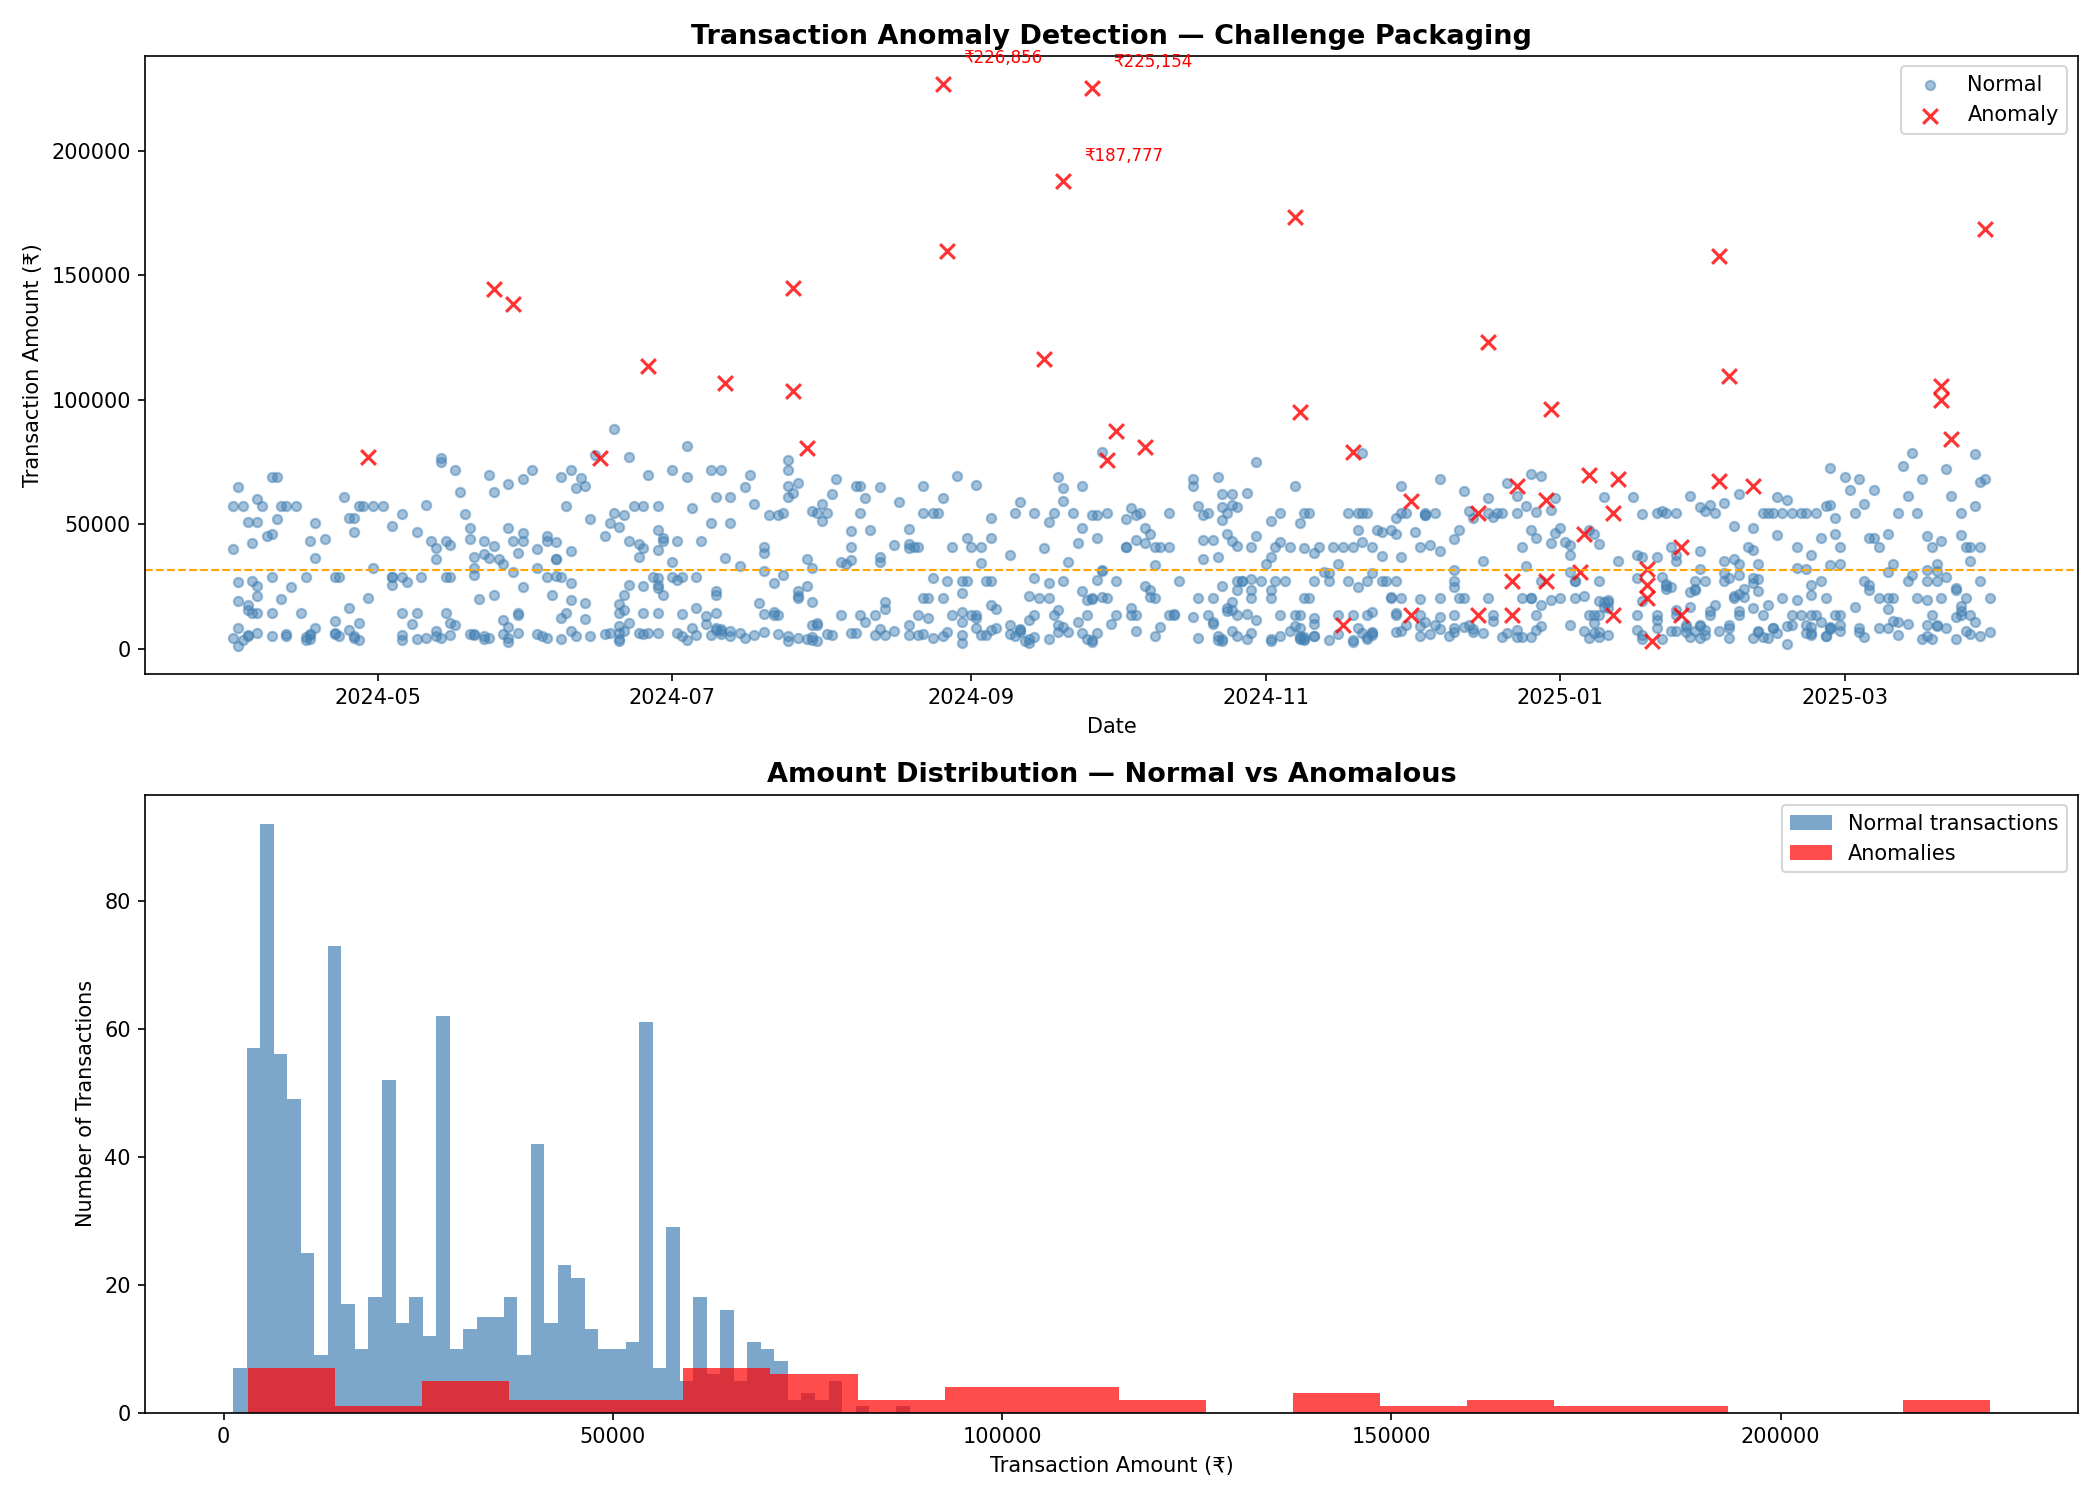

Source code (Python):

import pandas as pd
import numpy as np
import matplotlib.pyplot as plt
import seaborn as sns
from sklearn.ensemble import IsolationForest

# ── Load data ──
df = pd.read_csv(r'C:\Users\divya\Documents\challenge-packaging-analysis\data\day_book_clean.csv')
df['Date'] = pd.to_datetime(df['Date'])

# ── Filter Sales only ──
sales = df[df['Txn_Category'] == 'Sales'].copy()
sales = sales[sales['Debit_Amount'] > 0].copy()

print("Sales transactions to scan:", len(sales))
print("Average transaction: ₹", round(sales['Debit_Amount'].mean(), 0))
print("Max transaction: ₹", round(sales['Debit_Amount'].max(), 0))
print("Min transaction: ₹", round(sales['Debit_Amount'].min(), 0))

# ── Prepare features for the model ──
sales['Month'] = sales['Date'].dt.month
sales['Day_of_Week'] = sales['Date'].dt.dayofweek  # 0=Monday, 6=Sunday

features = sales[['Debit_Amount', 'Month', 'Day_of_Week']].values

# ── Train Isolation Forest ──
model = IsolationForest(
    contamination=0.05,  # expect 5% of transactions to be anomalies
    random_state=42
)
model.fit(features)

# ── Predict: -1 = anomaly, 1 = normal ──
sales['Anomaly'] = model.predict(features)
sales['Anomaly_Score'] = model.score_samples(features)

# ── Separate anomalies ──
anomalies = sales[sales['Anomaly'] == -1].copy()
normal = sales[sales['Anomaly'] == 1].copy()

print(f"Total transactions scanned: {len(sales)}")
print(f"Normal transactions: {len(normal)}")
print(f"Anomalies detected: {len(anomalies)}")
print(f"\n── Top 10 Suspicious Transactions ──")
print(anomalies[['Date','Particulars','Debit_Amount','Anomaly_Score']]
      .sort_values('Debit_Amount', ascending=False)
      .head(10)
      .to_string())

# ── Draw the Anomaly Chart ──
fig, (ax1, ax2) = plt.subplots(2, 1, figsize=(14, 10))

# ── Chart 1: Scatter plot — normal vs anomaly ──
ax1.scatter(normal['Date'], normal['Debit_Amount'],
            c='steelblue', alpha=0.5, s=20, label='Normal')
ax1.scatter(anomalies['Date'], anomalies['Debit_Amount'],
            c='red', alpha=0.8, s=50, marker='x', label='Anomaly')

ax1.set_title('Transaction Anomaly Detection — Challenge Packaging',
              fontsize=13, fontweight='bold')
ax1.set_xlabel('Date')
ax1.set_ylabel('Transaction Amount (₹)')
ax1.legend()
ax1.axhline(y=sales['Debit_Amount'].mean(),
            color='orange', linestyle='--',
            linewidth=1, label='Average')

# Annotate top 3 anomalies
top3 = anomalies.sort_values('Debit_Amount', ascending=False).head(3)
for _, row in top3.iterrows():
    ax1.annotate(f"₹{row['Debit_Amount']:,.0f}",
                xy=(row['Date'], row['Debit_Amount']),
                xytext=(10, 10), textcoords='offset points',
                fontsize=8, color='red')

# ── Chart 2: Distribution — normal vs anomaly ──
ax2.hist(normal['Debit_Amount'], bins=50,
         color='steelblue', alpha=0.7, label='Normal transactions')
ax2.hist(anomalies['Debit_Amount'], bins=20,
         color='red', alpha=0.7, label='Anomalies')

ax2.set_title('Amount Distribution — Normal vs Anomalous',
              fontsize=13, fontweight='bold')
ax2.set_xlabel('Transaction Amount (₹)')
ax2.set_ylabel('Number of Transactions')
ax2.legend()

plt.tight_layout()
plt.savefig(r'C:\Users\divya\Documents\challenge-packaging-analysis\ml\anomaly_detection.png', dpi=150)
plt.show()
print("Chart saved!")

# ── Business Summary ──
print("\n── Business Action Items ──")
print(f"1. Review {len(anomalies)} flagged transactions manually")
print(f"2. Fix customer name: 'NEST PACCAGING\\t\\t\\t\\n' has dirty data")
print(f"3. Daeseung Autoparts bulk orders are legitimate but worth credit-checking")
print(f"4. Anomaly rate: {len(anomalies)/len(sales)*100:.1f}% of all transactions")
